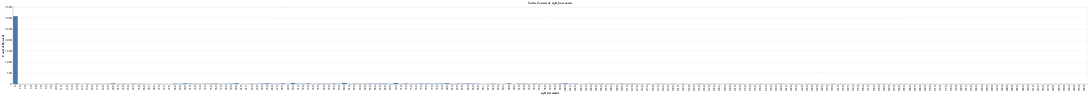

Here is the notebook cell this chart was saved with:
### Markdown cell above
## **SQFT_BASEMENT**

### Code cell
house_data['sqft_basement'].value_counts()



sampled_data = house_data.sample(5000)  # Create a random sample of 5000 rows

chart = alt.Chart(sampled_data).mark_bar().encode(
    x='sqft_basement:O',
    y='count()'
).properties(
    title='Value Counts of sqft_basement'
)

chart

### Figure 1 — Vega-Lite specification as saved in the notebook (floating-point values rounded to 4 significant figures; data arrays with more than 128 entries replaced by an {"elided": "..."} marker saying what was removed)
{"config": {"view": {"continuousWidth": 400, "continuousHeight": 300}}, "data": {"name": "data-0c15331829b58a3a8094fbacde12cb60"}, "mark": "bar", "encoding": {"x": {"field": "sqft_basement", "type": "ordinal"}, "y": {"aggregate": "count", "type": "quantitative"}}, "title": "Value Counts of sqft_basement", "$schema": "https://vega.github.io/schema/vega-lite/v4.17.0.json", "datasets": {"data-0c15331829b58a3a8094fbacde12cb60": {"elided": "5000 records"}}}
